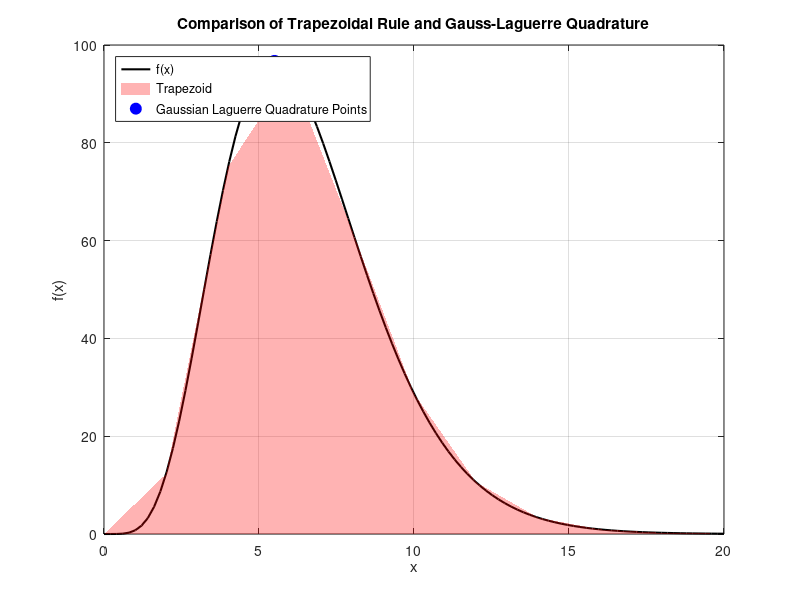

MATLAB code to generate this figure:



% Gauss-Laguerre Quadrature (generalized)


alpha = 4.5; % power inside the integral

%inside_f = @(x) 2.*x.^1; 
inside_f = @(x) 2.*x.^(1); %
f = @(x)  inside_f(x) .* x.^(alpha) .* exp(-x);


% Define the exact integral value using MATLAB's integral function
exact_integral = integral(f, 0, Inf); %

% Trapezoidal Rule
a = 0;
b = 20;
n_p = 10; % Number of intervals
x_trap = linspace(a, b, n_p+1);
y_trap = f(x_trap);
trap_integral = (b - a) / (2 * n_p) * (y_trap(1) + 2 * sum(y_trap(2:end-1)) + y_trap(end));

% Gauss-Laguerre Quadrature (1 point: x_1)
m = 1;
% P2 is the number 2 generalized Laguerre polynomial with parameter alpha
P2 = @(x) 0.5*(x^2 - 2*(alpha+2)*x + (alpha+1)*(alpha+2));
% x_1 is a root of P2 
x_1 = alpha+1;


x_GL = [alpha+1];

% Weights are given in terms of the generalized Laguerre polynomials
w_GL = [gamma(m+alpha+1)*x_1/(factorial(m)*(m+1)^2*P2(x_1)^2)];
gauss_L_integral = sum(w_GL .* inside_f(x_GL));

% Display the results
disp(['Exact Integral: ', num2str(exact_integral)]);
disp(['Trapezoidal Rule Integral: ', num2str(trap_integral)]);
disp(['Gauss-Laguerre Quadrature Integral: ', num2str(gauss_L_integral)]);

% Plot the function and approximations
x = linspace(a, b, 100);
y = f(x);

figure;
h1 = plot(x, y, 'k-', 'LineWidth', 1.5); hold on;

% Plot trapezoidal approximation
for i = 1:n_p
    h2=fill([x_trap(i) x_trap(i) x_trap(i+1) x_trap(i+1)], [0 f(x_trap(i)) f(x_trap(i+1)) 0], 'r', 'FaceAlpha', 0.3, 'EdgeColor', 'none');
end

% Plot Gaussian quadrature points
h3 = plot(x_GL, f(x_GL), 'bo', 'MarkerSize', 10, 'MarkerFaceColor', 'b');

title('Comparison of Trapezoidal Rule and Gauss-Laguerre Quadrature');
xlabel('x');
ylabel('f(x)');
legend([h1, h2,h3], {'f(x)', 'Trapezoid', 'Gaussian Laguerre Quadrature Points'}, 'Location', 'NorthWest');
grid on;
hold off;


% exact for all degree of polynom < 2*m-1


